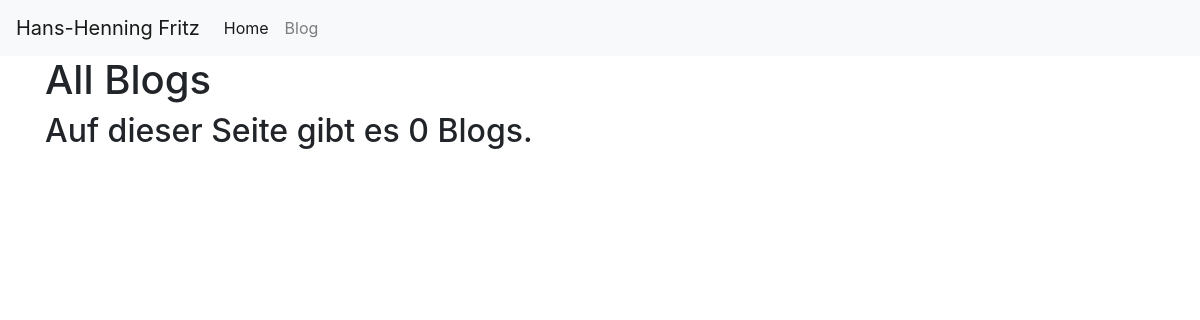
The page /blog/ on the database as committed earlier.
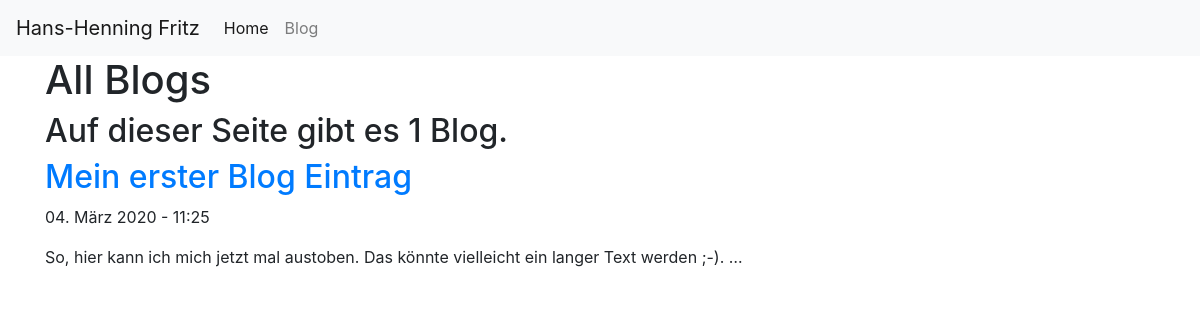
The same page on the database as committed later.
### blog/models.py (models this page shows, shortened)
class Blog(models.Model):
    title = models.CharField(max_length=100)
    text = models.TextField()
    created_at = models.DateTimeField(auto_now_add=True)

### blog/views.py (the view)
# urls.py: path('', views.all_blogs, name='all_blogs'),
def all_blogs(request):
    blogs = Blog.objects.order_by('-created_at')
    return render(request, 'blog/all_blogs.html', {'blogs': blogs})

### blog/templates/blog/all_blogs.html
<!DOCTYPE html>
{% extends 'portfolio/base.html' %}
{% block content %}
    <h1>All Blogs</h1>
    <h2>Auf dieser Seite gibt es {{ blogs.count }} Blog{{ blogs.count|pluralize }}.</h2>
     {% for blog in blogs %}
    <a href="{% url 'blog:detail' blog.id %}"><h2>{{ blog.title }}</h2></a>
    <p>{{ blog.created_at|date:'d. F Y - H:i' }}</p>
    <p>{{ blog.text|striptags|truncatechars:100 }} </p>
    {% endfor %}
{% endblock %}

Rows that differ between the two databases and show on the page:
added Blog: title "Mein erster Blog Eintrag", created_at "04. März 2020 - 11:25", text "So, hier kann ich mich jetzt mal austoben. Das könnte vielleicht ein langer Text werden ;-). …"
Other text that changed with them:
{{ blogs.count }}: "0" → "1"
